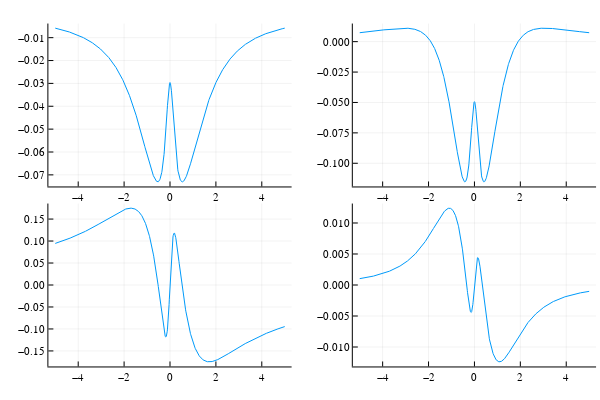

The code cell stored with this chart in its notebook:
### Code cell
plot1=Plots.plot(Bvalues,obs1)
plot2=Plots.plot(Bvalues,obs2)
#plot3=Plots.plot(Bvalues,popEx)
#plot4=Plots.plot(Bvalues,popGr)
plot3=Plots.plot(Bvalues,obs3)
plot4=Plots.plot(Bvalues,obs4)
Plots.plot(plot1, plot2, plot3, plot4, layout = (2, 2), legend = false)

### Figure 1 — Plotly figure (JSON) as saved in the notebook; plotly's stock layout.template omitted (floating-point values rounded to 4 significant figures; data arrays with more than 128 entries replaced by an {"elided": "..."} marker saying what was removed)
{"data": [{"colorbar": {"title": ""}, "legendgroup": "y1", "line": {"color": "rgba(0, 154, 250, 1.000)", "dash": "solid", "shape": "linear", "width": 1}, "mode": "lines", "name": "y1", "showlegend": true, "type": "scatter", "x": {"elided": "1001 float values"}, "xaxis": "x1", "y": {"elided": "1001 float values"}, "yaxis": "y1", "zmax": null, "zmin": null}, {"colorbar": {"title": ""}, "legendgroup": "y1", "line": {"color": "rgba(0, 154, 250, 1.000)", "dash": "solid", "shape": "linear", "width": 1}, "mode": "lines", "name": "y1", "showlegend": true, "type": "scatter", "x": {"elided": "1001 float values"}, "xaxis": "x2", "y": {"elided": "1001 float values"}, "yaxis": "y2", "zmax": null, "zmin": null}, {"colorbar": {"title": ""}, "legendgroup": "y1", "line": {"color": "rgba(0, 154, 250, 1.000)", "dash": "solid", "shape": "linear", "width": 1}, "mode": "lines", "name": "y1", "showlegend": true, "type": "scatter", "x": {"elided": "1001 float values"}, "xaxis": "x3", "y": {"elided": "1001 float values"}, "yaxis": "y3", "zmax": null, "zmin": null}, {"colorbar": {"title": ""}, "legendgroup": "y1", "line": {"color": "rgba(0, 154, 250, 1.000)", "dash": "solid", "shape": "linear", "width": 1}, "mode": "lines", "name": "y1", "showlegend": true, "type": "scatter", "x": {"elided": "1001 float values"}, "xaxis": "x4", "y": {"elided": "1001 float values"}, "yaxis": "y4", "zmax": null, "zmin": null}], "layout": {"annotations": [], "height": 400, "margin": {"b": 20, "l": 0, "r": 0, "t": 20}, "paper_bgcolor": "rgba(255, 255, 255, 1.000)", "plot_bgcolor": "rgba(255, 255, 255, 1.000)", "showlegend": false, "width": 600, "xaxis1": {"anchor": "y1", "domain": [0.08064, 0.486], "gridcolor": "rgba(0, 0, 0, 0.100)", "gridwidth": 0.5, "linecolor": "rgba(0, 0, 0, 1.000)", "mirror": false, "range": [-5.3, 5.3], "showgrid": true, "showline": true, "showticklabels": true, "tickangle": 0, "tickcolor": "rgb(0, 0, 0)", "tickfont": {"color": "rgba(0, 0, 0, 1.000)", "family": "sans-serif", "size": 11}, "tickmode": "array", "ticks": "inside", "ticktext": ["−4", "−2", "0", "2", "4"], "tickvals": [-4, -2, 0, 2, 4], "title": "", "titlefont": {"color": "rgba(0, 0, 0, 1.000)", "family": "sans-serif", "size": 15}, "type": "-", "visible": true, "zeroline": false, "zerolinecolor": "rgba(0, 0, 0, 1.000)"}, "xaxis2": {"anchor": "y2", "domain": [0.588, 0.9934], "gridcolor": "rgba(0, 0, 0, 0.100)", "gridwidth": 0.5, "linecolor": "rgba(0, 0, 0, 1.000)", "mirror": false, "range": [-5.3, 5.3], "showgrid": true, "showline": true, "showticklabels": true, "tickangle": 0, "tickcolor": "rgb(0, 0, 0)", "tickfont": {"color": "rgba(0, 0, 0, 1.000)", "family": "sans-serif", "size": 11}, "tickmode": "array", "ticks": "inside", "ticktext": ["−4", "−2", "0", "2", "4"], "tickvals": [-4, -2, 0, 2, 4], "title": "", "titlefont": {"color": "rgba(0, 0, 0, 1.000)", "family": "sans-serif", "size": 15}, "type": "-", "visible": true, "zeroline": false, "zerolinecolor": "rgba(0, 0, 0, 1.000)"}, "xaxis3": {"anchor": "y3", "domain": [0.08064, 0.486], "gridcolor": "rgba(0, 0, 0, 0.100)", "gridwidth": 0.5, "linecolor": "rgba(0, 0, 0, 1.000)", "mirror": false, "range": [-5.3, 5.3], "showgrid": true, "showline": true, "showticklabels": true, "tickangle": 0, "tickcolor": "rgb(0, 0, 0)", "tickfont": {"color": "rgba(0, 0, 0, 1.000)", "family": "sans-serif", "size": 11}, "tickmode": "array", "ticks": "inside", "ticktext": ["−4", "−2", "0", "2", "4"], "tickvals": [-4, -2, 0, 2, 4], "title": "", "titlefont": {"color": "rgba(0, 0, 0, 1.000)", "family": "sans-serif", "size": 15}, "type": "-", "visible": true, "zeroline": false, "zerolinecolor": "rgba(0, 0, 0, 1.000)"}, "xaxis4": {"anchor": "y4", "domain": [0.588, 0.9934], "gridcolor": "rgba(0, 0, 0, 0.100)", "gridwidth": 0.5, "linecolor": "rgba(0, 0, 0, 1.000)", "mirror": false, "range": [-5.3, 5.3], "showgrid": true, "showline": true, "showticklabels": true, "tickangle": 0, "tickcolor": "rgb(0, 0, 0)", "tickfont": {"color": "rgba(0, 0, 0, 1.000)", "family": "sans-serif", "size": 11}, "tickmode": "array", "ticks": "inside", "ticktext": ["−4", "−2", "0", "2", "4"], "tickvals": [-4, -2, 0, 2, 4], "title": "", "titlefont": {"color": "rgba(0, 0, 0, 1.000)", "family": "sans-serif", "size": 15}, "type": "-", "visible": true, "zeroline": false, "zerolinecolor": "rgba(0, 0, 0, 1.000)"}, "yaxis1": {"anchor": "x1", "domain": [0.5376, 0.9902], "gridcolor": "rgba(0, 0, 0, 0.100)", "gridwidth": 0.5, "linecolor": "rgba(0, 0, 0, 1.000)", "mirror": false, "range": [-0.07507, -0.003826], "showgrid": true, "showline": true, "showticklabels": true, "tickangle": 0, "tickcolor": "rgb(0, 0, 0)", "tickfont": {"color": "rgba(0, 0, 0, 1.000)", "family": "sans-serif", "size": 11}, "tickmode": "array", "ticks": "inside", "ticktext": ["−0.07", "−0.06", "−0.05", "−0.04", "−0.03", "−0.02", "−0.01"], "tickvals": [-0.07, -0.06, -0.05, -0.04, -0.03, -0.02, -0.01], "title": "", "titlefont": {"color": "rgba(0, 0, 0, 1.000)", "family": "sans-serif", "size": 15}, "type": "-", "visible": true, "zeroline": false, "zerolinecolor": "rgba(0, 0, 0, 1.000)"}, "yaxis2": {"anchor": "x2", "domain": [0.5376, 0.9902], "gridcolor": "rgba(0, 0, 0, 0.100)", "gridwidth": 0.5, "linecolor": "rgba(0, 0, 0, 1.000)", "mirror": false, "range": [-0.1191, 0.01489], "showgrid": true, "showline": true, "showticklabels": true, "tickangle": 0, "tickcolor": "rgb(0, 0, 0)", "tickfont": {"color": "rgba(0, 0, 0, 1.000)", "family": "sans-serif", "size": 11}, "tickmode": "array", "ticks": "inside", "ticktext": ["−0.100", "−0.075", "−0.050", "−0.025", "0.000"], "tickvals": [-0.1, -0.075, -0.05, -0.025, 0], "title": "", "titlefont": {"color": "rgba(0, 0, 0, 1.000)", "family": "sans-serif", "size": 15}, "type": "-", "visible": true, "zeroline": false, "zerolinecolor": "rgba(0, 0, 0, 1.000)"}, "yaxis3": {"anchor": "x3", "domain": [0.03762, 0.4902], "gridcolor": "rgba(0, 0, 0, 0.100)", "gridwidth": 0.5, "linecolor": "rgba(0, 0, 0, 1.000)", "mirror": false, "range": [-0.1853, 0.1853], "showgrid": true, "showline": true, "showticklabels": true, "tickangle": 0, "tickcolor": "rgb(0, 0, 0)", "tickfont": {"color": "rgba(0, 0, 0, 1.000)", "family": "sans-serif", "size": 11}, "tickmode": "array", "ticks": "inside", "ticktext": ["−0.15", "−0.10", "−0.05", "0.00", "0.05", "0.10", "0.15"], "tickvals": [-0.15, -0.1, -0.05, 0, 0.05, 0.1, 0.15], "title": "", "titlefont": {"color": "rgba(0, 0, 0, 1.000)", "family": "sans-serif", "size": 15}, "type": "-", "visible": true, "zeroline": false, "zerolinecolor": "rgba(0, 0, 0, 1.000)"}, "yaxis4": {"anchor": "x4", "domain": [0.03762, 0.4902], "gridcolor": "rgba(0, 0, 0, 0.100)", "gridwidth": 0.5, "linecolor": "rgba(0, 0, 0, 1.000)", "mirror": false, "range": [-0.01314, 0.01314], "showgrid": true, "showline": true, "showticklabels": true, "tickangle": 0, "tickcolor": "rgb(0, 0, 0)", "tickfont": {"color": "rgba(0, 0, 0, 1.000)", "family": "sans-serif", "size": 11}, "tickmode": "array", "ticks": "inside", "ticktext": ["−0.010", "−0.005", "0.000", "0.005", "0.010"], "tickvals": [-0.01, -0.005, 0, 0.005, 0.01], "title": "", "titlefont": {"color": "rgba(0, 0, 0, 1.000)", "family": "sans-serif", "size": 15}, "type": "-", "visible": true, "zeroline": false, "zerolinecolor": "rgba(0, 0, 0, 1.000)"}}}
